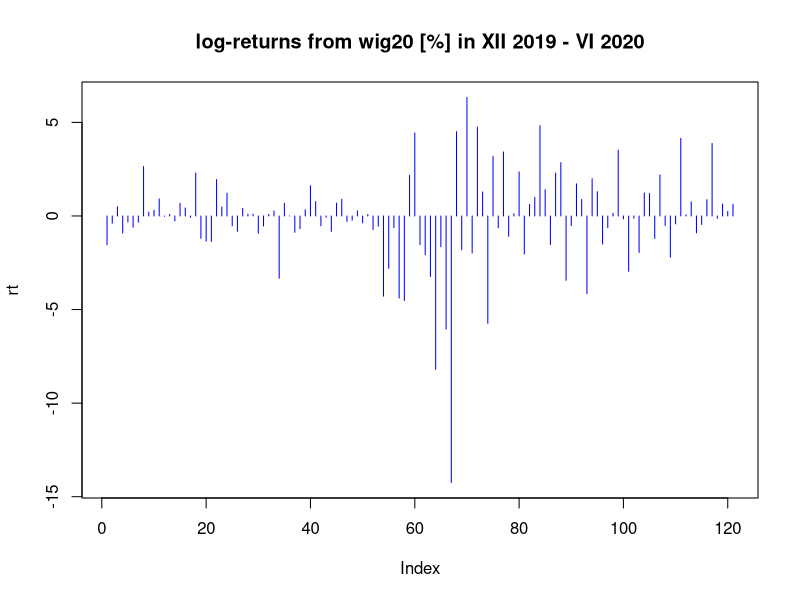
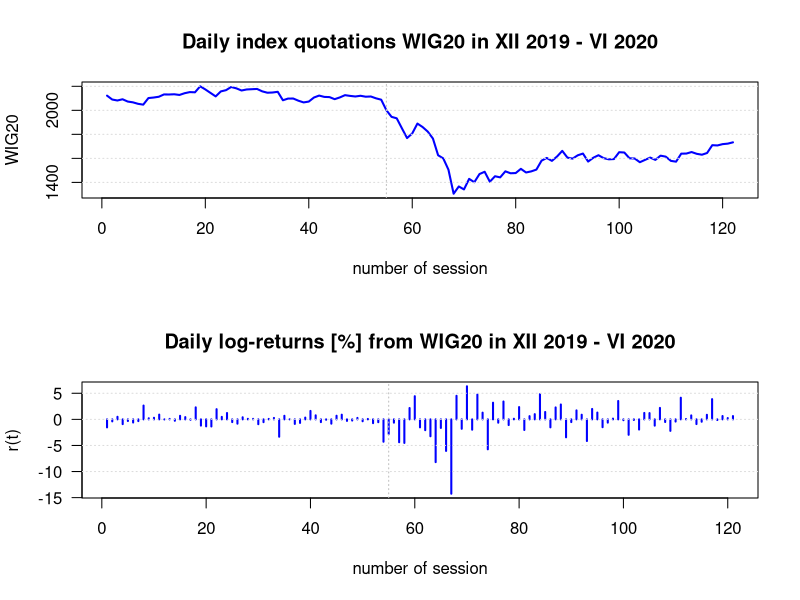
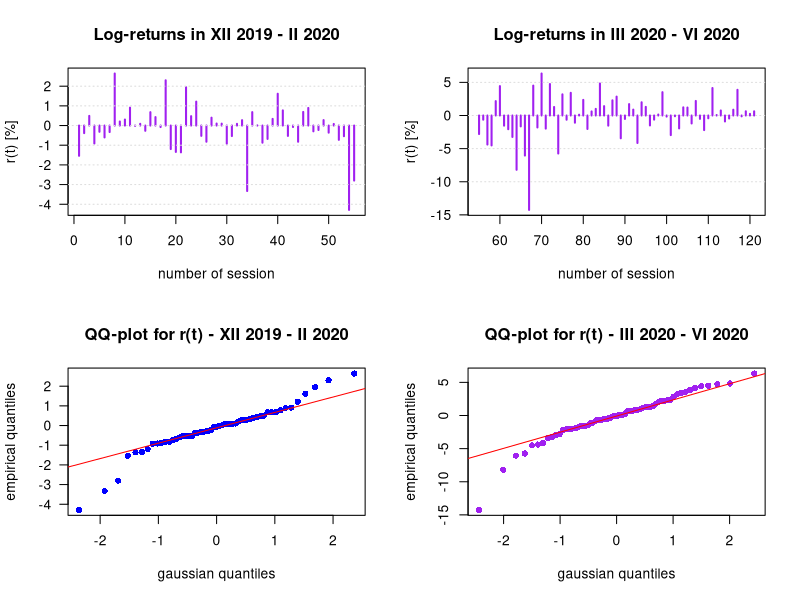
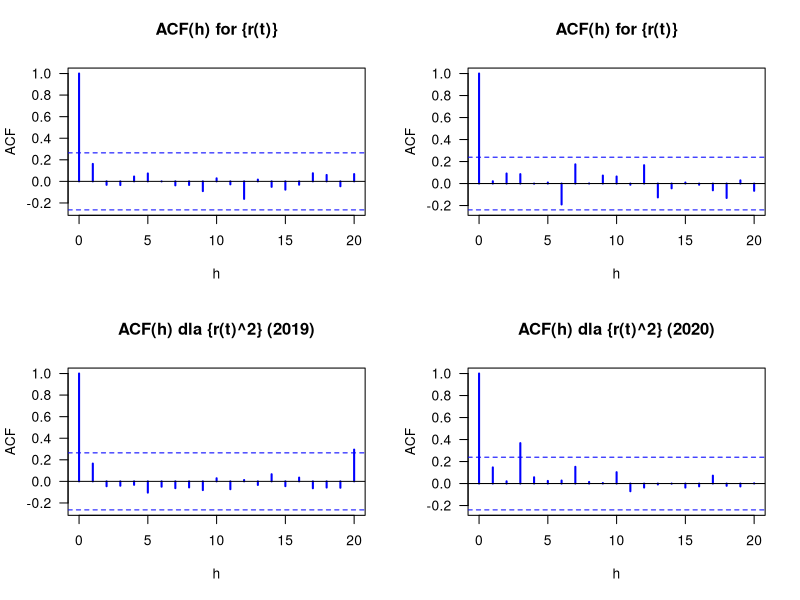
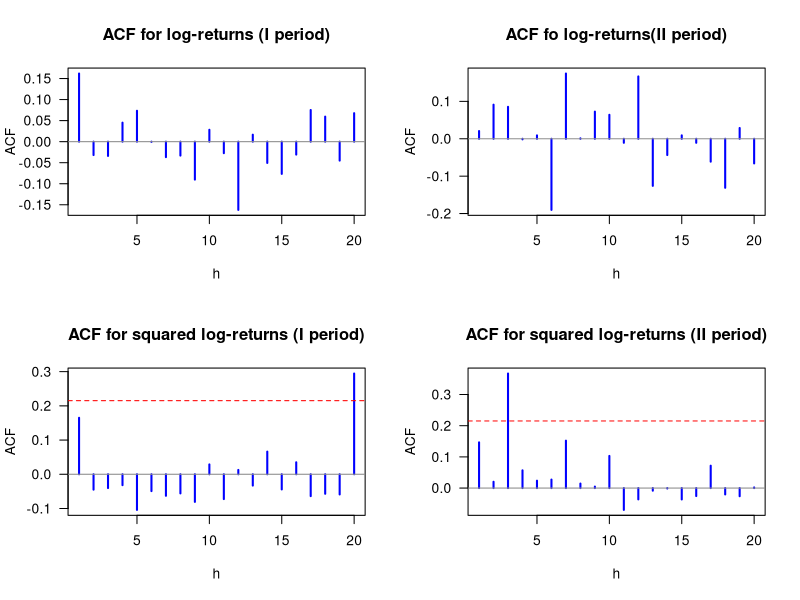
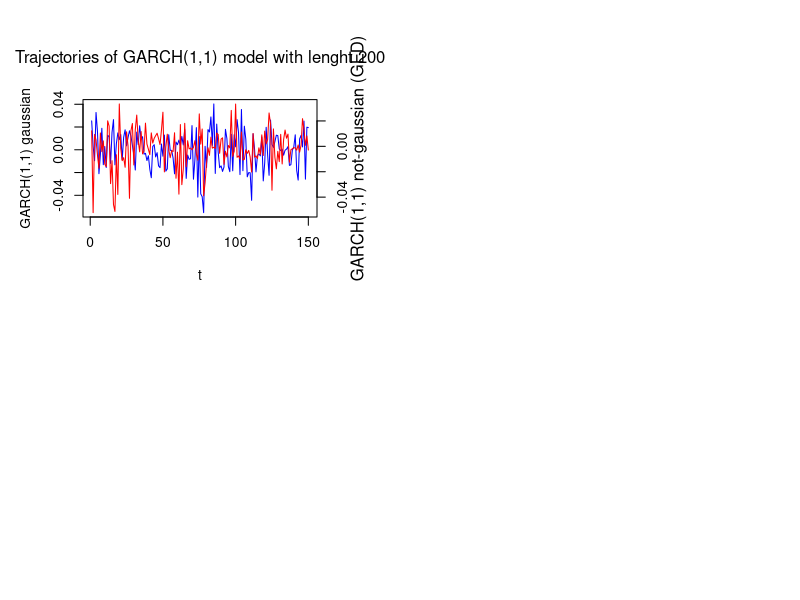
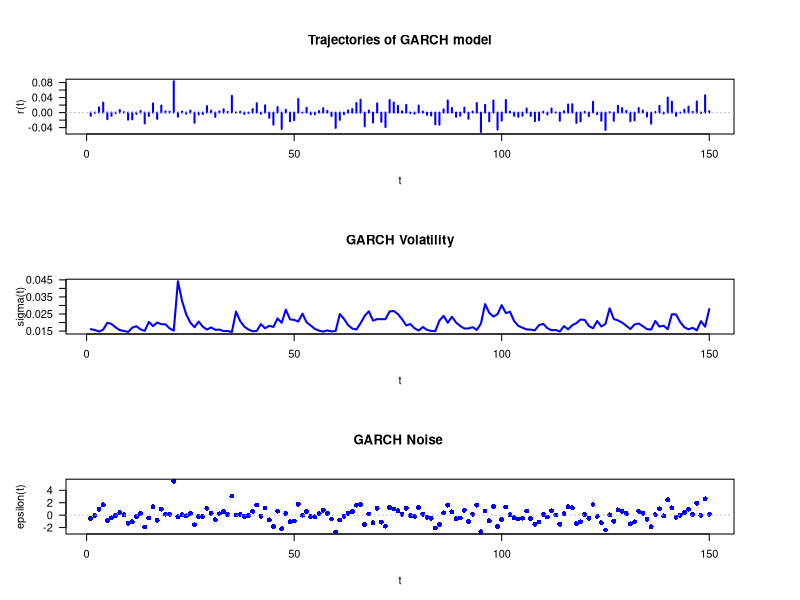
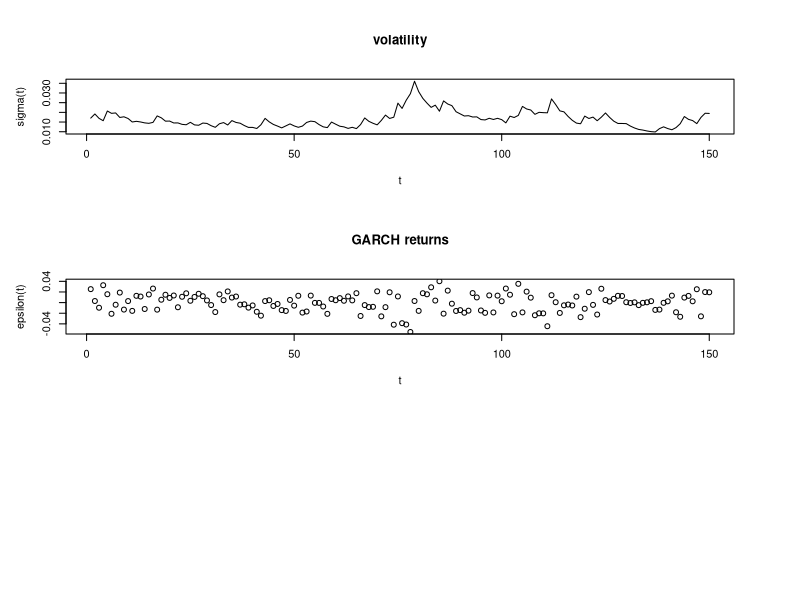

Write R code to recreate these figures, in order.
##### Log-returns analysis from wig20 index

#### 1. Data preprocessing

data <- read.csv("wig20_d.csv")   ## source: stooq

head(data) 

xt <- data[,5] # vector of close price
rt <- 100*diff(log(xt))  ## log-returns multiply by 100 in %

plot(rt,type="h",col="blue",main="log-returns from wig20 [%] in XII 2019 - VI 2020")

length(xt)

### Visualization 

par(mfrow=c(2,1)) #to have 2 plots in one

plot(xt,type="l",col="blue",lwd=2,xlab="number of session",ylab="WIG20",main="Daily index quotations WIG20 in XII 2019 - VI 2020")
abline(h=c(1400,1600,1800,2000,2200),col="gainsboro",lty=3)
abline(v=55,col="gray",lty=3)

plot(rt,type="h",col="blue",lwd=2,xlab="number of session",ylab="r(t)",main="Daily log-returns [%] from WIG20 in XII 2019 - VI 2020",las=1)
abline(h=c(-10,-5,0,5),col="gainsboro",lty=3)
abline(v=55,col="gray",lty=3) 

### Until coronovirus became to Poland index WIG20 was quite calm,
### after when its happened we can observe large fluctuations.
### That deny the classic random Gaussian sample.

### Now let's look on this index in two defferent periods.

### Division on two time series (XII 2019 - II 2020; III 2020 - VI 2020) and another observations

rt1 <- rt[1:55]
rt2 <- rt[55:121]

par(mfrow=c(2,2))

plot(rt1,type="h",col="purple",lwd=2,xlab="number of session",ylab="r(t) [%]",main="Log-returns in XII 2019 - II 2020",las=1)
abline(h=c(-4,-3,-2,-1,0,1,2),col="gainsboro",lty=3)

plot(55:121,rt2,type="h",col="purple",lwd=2,xlab="number of session",ylab="r(t) [%]",main="Log-returns in III 2020 - VI 2020",las=1)
abline(h=c(-10,-5,0,5),col="gainsboro",lty=3)

# As we can see difference is huge, only need to look on r(t) scale on both plots

# Assumption of independence and Gaussian log-returns of stocks is a key postulate 
# for dynamics describing the process of {St} price for certain instrument.

# We can diagnoze it by qqplot or normality tests.

## QQ-plot

qqnorm(rt1,pch=16,col="blue",xlab="gaussian quantiles",ylab="empirical quantiles",main="QQ-plot for r(t) - XII 2019 - II 2020",las=1)
qqline(rt1,col="red")

qqnorm(rt2,pch=16,col="purple",xlab="gaussian quantiles",ylab="empirical quantiles",main="QQ-plot for r(t) - III 2020 - VI 2020")
qqline(rt2,col="red")

## Descriptive statistics
library(quantmod)
library(tseries)
library(e1071)

summary(rt)
summary(rt1)
summary(rt2)

sd(rt)
sd(rt1)
sd(rt2)

skewness(rt)
skewness(rt1)
skewness(rt2)

kurtosis(rt)  
kurtosis(rt1)
kurtosis(rt2)



### Statistical tests for normality (Lillieforce'a, Shapiro-Wilka, Jarque-Bera).

library(nortest)
library(fGarch)

lillie.test(rt1)
lillie.test(rt2)

shapiro.test(rt1)
shapiro.test(rt2)

jarque.bera.test(rt1)
jarque.bera.test(rt2)

## Shapiro and jarque-bera test definitely reject normality of sample (p-value is very small),
## lillie test weakly reject normality, it's depend of significance level.

### Generalized Error Distribution Parameter Estimation

rt1ged <- gedFit(rt1) #Function to fit the parameters of the generalized error distribution.
rt1ged$par

rt2ged <- gedFit(rt2) #Function to fit the parameters of the generalized error distribution.
rt2ged$par

# nu - shape parameter

### Autocorrelation; nonlinear effects type (G)ARCH

aacfrt1 <- acf(rt1,lag.max=20,col="blue",lwd=2,type="correlation",xlab="h",main="ACF(h) for {r(t)}",las=1)
aacfrt2 <- acf(rt2,lag.max=20,col="blue",lwd=2,type="correlation",xlab="h",main="ACF(h) for {r(t)}",las=1)

aacfrt1sq <- acf((rt1)^2,lag.max=20,col="blue",lwd=2,type="correlation",xlab="h",main="ACF(h) dla {r(t)^2} (2019)",las=1)
aacfrt2sq <- acf((rt2)^2,lag.max=20,col="blue",lwd=2,type="correlation",xlab="h",main="ACF(h) dla {r(t)^2} (2020)",las=1)

## Dotted lines set area for " white noise",
## it's mean when value of ACF is higher than this area, then it's a white noise


## Take ACF(h) for h>0 and better visualizations ACF without ACF(0)=1 for better scaling
ACFrt1 <- aacfrt1$acf[-1]
ACFrt2 <- aacfrt2$acf[-1]

ACFrt1sq <- aacfrt1sq$acf[-1]
ACFrt2sq <- aacfrt2sq$acf[-1]


par(mfrow=c(2,2))

plot(ACFrt1,type="h",col="blue",lwd=2,xlab="h",ylab="ACF",main="ACF for log-returns (I period)",las=1)
abline(h=0,col="gray55",lty=1)
abline(h=c(-1.96/sqrt(83),1.96/sqrt(83)),col="red",lty=2)

plot(ACFrt2,type="h",col="blue",lwd=2,xlab="h",ylab="ACF",main="ACF fo log-returns(II period)",las=1)
abline(h=0,col="gray55",lty=1)
abline(h=c(-1.96/sqrt(83),1.96/sqrt(83)),col="red",lty=2)

plot(ACFrt1sq,type="h",col="blue",lwd=2,xlab="h",ylab="ACF",main="ACF for squared log-returns (I period)",las=1)
abline(h=0,col="gray55",lty=1)
abline(h=c(-1.96/sqrt(83),1.96/sqrt(83)),col="red",lty=2)

plot(ACFrt2sq,type="h",col="blue",lwd=2,xlab="h",ylab="ACF",main="ACF for squared log-returns (II period)",las=1)
abline(h=0,col="gray55",lty=1)
abline(h=c(-1.96/sqrt(83),1.96/sqrt(83)),col="red",lty=2)

## As we can see, it's look "white noisy".

### Let's use tests Ljunga-Boxa and Engle'a for check total significance of correlation coefficients

Box.test(rt1,lag=10,type = "Ljung-Box",fitdf=0)

Box.test(rt1^2,lag=10,type = "Ljung-Box",fitdf=0)

Box.test(rt2,lag=10,type = "Ljung-Box",fitdf=0)

Box.test(rt2^2,lag=10,type = "Ljung-Box",fitdf=0)

#For each tests p-value is large, so we can say that the residuals are independent

# End of the first part


library(fGarch)

# Simulation trajectories of the example Garch model with fGarch library

n_ <- 150

garch<- garchSpec(model = list(alpha = 0.25, beta = 0.48, omega = 1e-4),cond.dist = "norm")  ## gaussian noise

gedgarch <- garchSpec(model = list(alpha = 0.25, beta = 0.48, omega = 1e-4,shape = 1.2),cond.dist = "ged")  ## GED(alfa=1,3)


## b) symulacja trajektorii

garchrt <- garchSim(spec = garch, n = n_, n.start = 150, extended = FALSE)  ## trajectory with white noise

garchrtgvec <- garchSim(spec = garch, n = n_, n.start = 150, extended = TRUE) 


gedgarchrtn <- garchSim(spec = gedgarch, n = n_, n.start = 150, extended = FALSE)  ## trajektoria szeregu z szumem GED

gedgarchrtngvec <- garchSim(spec = gedgarch, n = n_, n.start = 150, extended = TRUE)  ## szereg, sigma_t i innowacje z szumem GED


# c) First visualization

par(mar = c(5,5,6,5))  

plot(1:n_,garchrt,type="l",col="blue",xlab="t",ylab="GARCH(1,1) gaussian")

par(new=T)

plot(gedgarchrtn,type="l",col="red",xlab=NULL,ylab=NULL,axes=FALSE,las=1)

axis(side = 4)

mtext(side = 4, line = 2, 'GARCH(1,1) not-gaussian (GED)')

mtext(side = 3, line = 2, "Trajectories of GARCH(1,1) model with lenght 200")


# d) Second visualization: Garch points: {r(t)}, volatility {sigma(t)}, noise {epsilon(t)}

par(mfrow=c(3,1))

plot(1:n_,gedgarchrtngvec$garch,type="h",col="blue",lwd=2,xlab="t",ylab="r(t)",main="Trajectories of GARCH model",las=1)
abline(h=0,col="gray",lty=3)

plot(1:n_,gedgarchrtngvec$sigma,type="l",col="blue",lwd=2,xlab="t",ylab="sigma(t)",main="GARCH Volatility",las=1)

plot(1:n_,gedgarchrtngvec$eps,pch=16,col="blue",lwd=2,xlab="t",ylab="epsilon(t)",main="GARCH Noise ",las=1)
abline(h=0,col="gray",lty=3)


# 2. Quasi-Maximum Likelihood Estimation of the parameters

# Estimates the parameters of an univariate ARMA-GARCH/APARCH process.
garches <- garchFit(formula = ~ garch(1,1),data = garchrt,cond.dist = "norm") 

# a) Results analysis

garches@fit$llh  ## -log likelihood for model  (our goal is to minimaize it)

garches@fit$coef   ## QMLE estimators for this model

# coefficients are quite similar to alpha = 0.25, beta = 0.48, omega = 1e-4

garches@fit$se.coef  ## SE(\theta_QML) - standard errors

garches@fit$tval  ## T statistics for significance analysis

garches@fit$cvar ## covariance-variance matrix

## b) Visualizations model volatility and returns 

sigmat_ <- garches@sigma.t  # sigma(t) 

plot(1:n_,as.numeric(sigmat_),type="l",xlab="t",ylab="sigma(t)",main="volatility")


epst_ <- garches@residuals  # epsilon(t) 

plot(1:n_,as.numeric(epst_),xlab="t",ylab="epsilon(t)",main="GARCH returns")
